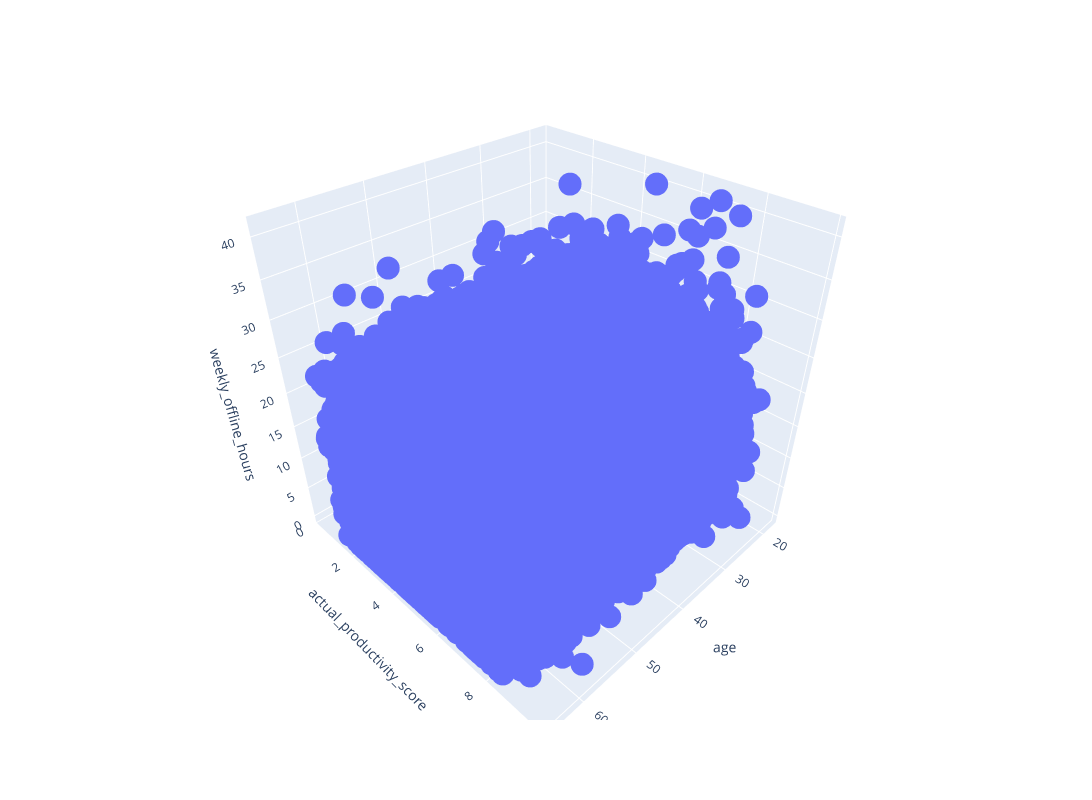

The notebook cell this image was saved under:
### Code cell
labels = {
    'x': 'age',
    'y' : 'actual_productivity_score',
    'z' : 'weekly_offline_hours '
}
plot = px.scatter_3d(df, x= 'age', y = 'actual_productivity_score', z = 'weekly_offline_hours', labels= labels, height= 800, width= 1200)
plot.show()

### Figure 1 — Plotly figure (JSON) as saved in the notebook; plotly's stock layout.template omitted (floating-point values rounded to 4 significant figures; data arrays with more than 128 entries replaced by an {"elided": "..."} marker saying what was removed)
{"data": [{"hovertemplate": "age=%{x}<br>actual_productivity_score=%{y}<br>weekly_offline_hours=%{z}<extra></extra>", "legendgroup": "", "marker": {"color": "#636efa", "symbol": "circle"}, "mode": "markers", "name": "", "scene": "scene", "showlegend": false, "type": "scatter3d", "x": {"elided": "30000 int values"}, "y": {"elided": "30000 float values"}, "z": {"elided": "30000 float values"}}], "layout": {"height": 800, "legend": {"tracegroupgap": 0}, "margin": {"t": 60}, "scene": {"domain": {"x": [0, 1], "y": [0, 1]}, "xaxis": {"title": {"text": "age"}}, "yaxis": {"title": {"text": "actual_productivity_score"}}, "zaxis": {"title": {"text": "weekly_offline_hours"}}}, "width": 1200}}
